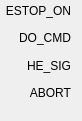
   <widget class="QWidget" name="verticalLayoutWidget_2">
    <property name="geometry">
     <rect>
      <x>1620</x>
      <y>510</y>
      <width>82</width>
      <height>121</height>
     </rect>
    </property>
    <layout class="QVBoxLayout" name="verticalLayout_2">
     <property name="spacing">
      <number>6</number>
     </property>
     <property name="sizeConstraint">
      <enum>QLayout::SetDefaultConstraint</enum>
     </property>
     <property name="leftMargin">
      <number>0</number>
     </property>
     <property name="topMargin">
      <number>0</number>
     </property>
     <property name="bottomMargin">
      <number>18</number>
     </property>
     <item>
      <widget class="QLabel" name="label_17">
       <property name="text">
        <string>ESTOP_ON</string>
       </property>
       <property name="alignment">
        <set>Qt::AlignRight|Qt::AlignTrailing|Qt::AlignVCenter</set>
       </property>
      </widget>
     </item>
     <item>
      <widget class="QLabel" name="label_18">
       <property name="text">
        <string>DO_CMD</string>
       </property>
       <property name="alignment">
        <set>Qt::AlignRight|Qt::AlignTrailing|Qt::AlignVCenter</set>
       </property>
      </widget>
     </item>
     <item>
      <widget class="QLabel" name="label_19">
       <property name="text">
        <string>HE_SIG</string>
       </property>
       <property name="alignment">
        <set>Qt::AlignRight|Qt::AlignTrailing|Qt::AlignVCenter</set>
       </property>
      </widget>
     </item>
     <item>
      <widget class="QLabel" name="label_21">
       <property name="text">
        <string>ABORT</string>
       </property>
       <property name="alignment">
        <set>Qt::AlignRight|Qt::AlignTrailing|Qt::AlignVCenter</set>
       </property>
      </widget>
     </item>
    </layout>
   </widget>
